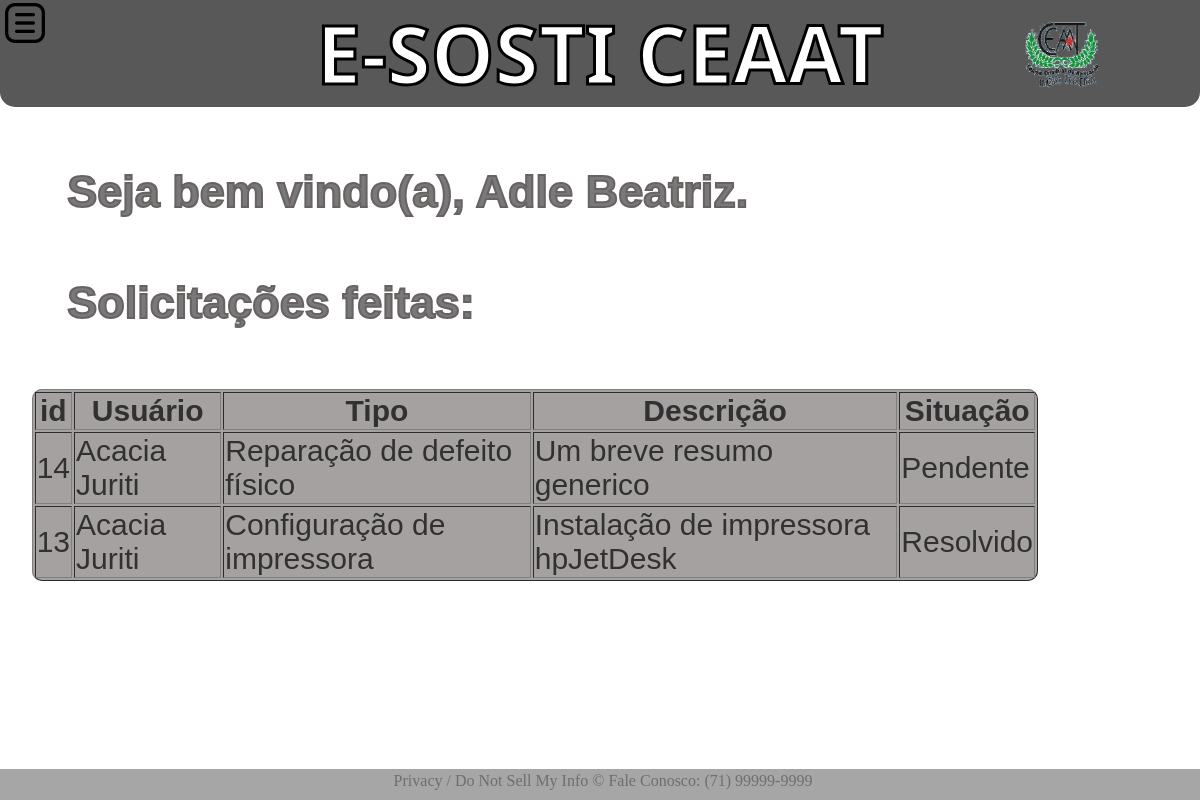
Screenshot of /TI/sistemaTI.php (signed in) with the database file from the repository.
### tables this page shows
CREATE TABLE `solicitacoes` (
  `id` int(11) NOT NULL,
  `usuario` varchar(100) DEFAULT NULL,
  `tipo` varchar(50) DEFAULT NULL,
  `descrição` varchar(200) DEFAULT NULL,
  `situacao` varchar(20) DEFAULT NULL
);

### TI/sistemaTI.php (the view, shortened to what this page needs)
<?php
include_once("config.php");
$sql = "SELECT * FROM solicitacoes ORDER BY id DESC";
$result = $mysqli->query($sql);
?>
<!DOCTYPE html>
<html lang="pt-BR">
<head>
    <link rel="stylesheet" href="mainTI.css">
</head>
<body>
    <div class="container">
        <div class="head">
            <img src="assets/list_3161836.png" alt="" id="menu-button">
            <img id="logo_img" src="assets/ceaat logo.jpg" alt="">
            <h1 id="titulo">E-SOSTI CEAAT</h1>
        </div>
        <div class="section">
            <section id="activities">
                <h1 id="solicitacao">Seja bem vindo(a),
                    <?php echo $_SESSION['nome']; ?>.
                </h1>
                <h2 id="solicitacao">Solicitações feitas:</h2>
                <div class="acontainer">
                    <table class="table" border="1px">
                        <thead>
                            <tr>
                                <th scope="col">id</th>
                                <th scope="col">Usuário</th>
                                <th scope="col">Tipo</th>
                                <th scope="col">Descrição</th>
                                <th scope="col">Situação</th>
                            </tr>
                        </thead>
                        <tbody>
                            <?php
                                while($user_data = mysqli_fetch_assoc($result)) {
                                    echo "<tr>";
                                    echo "<td>".$user_data['id']."</td>";
                                    echo "<td>".$user_data['usuario']."</td>";
                                    echo "<td>".$user_data['tipo']."</td>";
                                    echo "<td>".$user_data['descrição']."</td>";
                                    echo "<td>".$user_data['situacao']."</td>";
                                    echo "</tr>";
                                }
                            ?>
                        </tbody>
                    </table>
                </div>
            </section>
        </div>
        <div class="footer">
            Privacy / Do Not Sell My Info © Fale Conosco: (71) 99999-9999
        </div>
    </div>
</body>
</html>

### TI/mainTI.css (style rules this page uses)
.container { width: 100%; }
#menu-button { position: absolute; margin-top: 5px; margin-left: 5px; width: 40px; }
.head { background-color: #585858; margin-left: -8px; margin-top: -9px; margin-right: -8px; position: relative; border-radius: 0 0 15px 15px; }
#logo_img { margin-top: 20px; margin-left: 85%; width: 80px; position: absolute; }
#titulo { text-align: center; font-size: 80px; font-family: 'Segoe UI', Tahoma, Geneva, Verdana, sans-serif; color: #ffffff; -webkit-text-stroke: 3px black; margin-bottom: 15px; margin-top: -10px; }
.section, p { font-size: 30px; font-family: Arial, Helvetica, sans-serif; }
#solicitacao { margin: 5%; color: #797979; -webkit-text-stroke: 2px rgb(104, 98, 98); }
.acontainer { background-color: #A6A1A1; margin: 2%; width: 85%; border-radius: 10px; }
.table { width: 100%; border-radius: 10px; }
body { color: #313131; }
.footer { position: fixed; bottom: 0; width: 100%; height: 25px; margin-left: -8px; opacity: 0.7; text-align: center; background-color: grey; padding: 3px; }

### rows the page displays
solicitacoes: id "14", usuario "Acacia Juriti", tipo "Reparação de defeito físico", descrição "Um breve resumo generico", situacao "Pendente"
solicitacoes: id "13", usuario "Acacia Juriti", tipo "Configuração de impressora", descrição "Instalação de impressora hpJetDesk", situacao "Resolvido"

### other values shown
$_SESSION['nome'] "Adle Beatriz"
